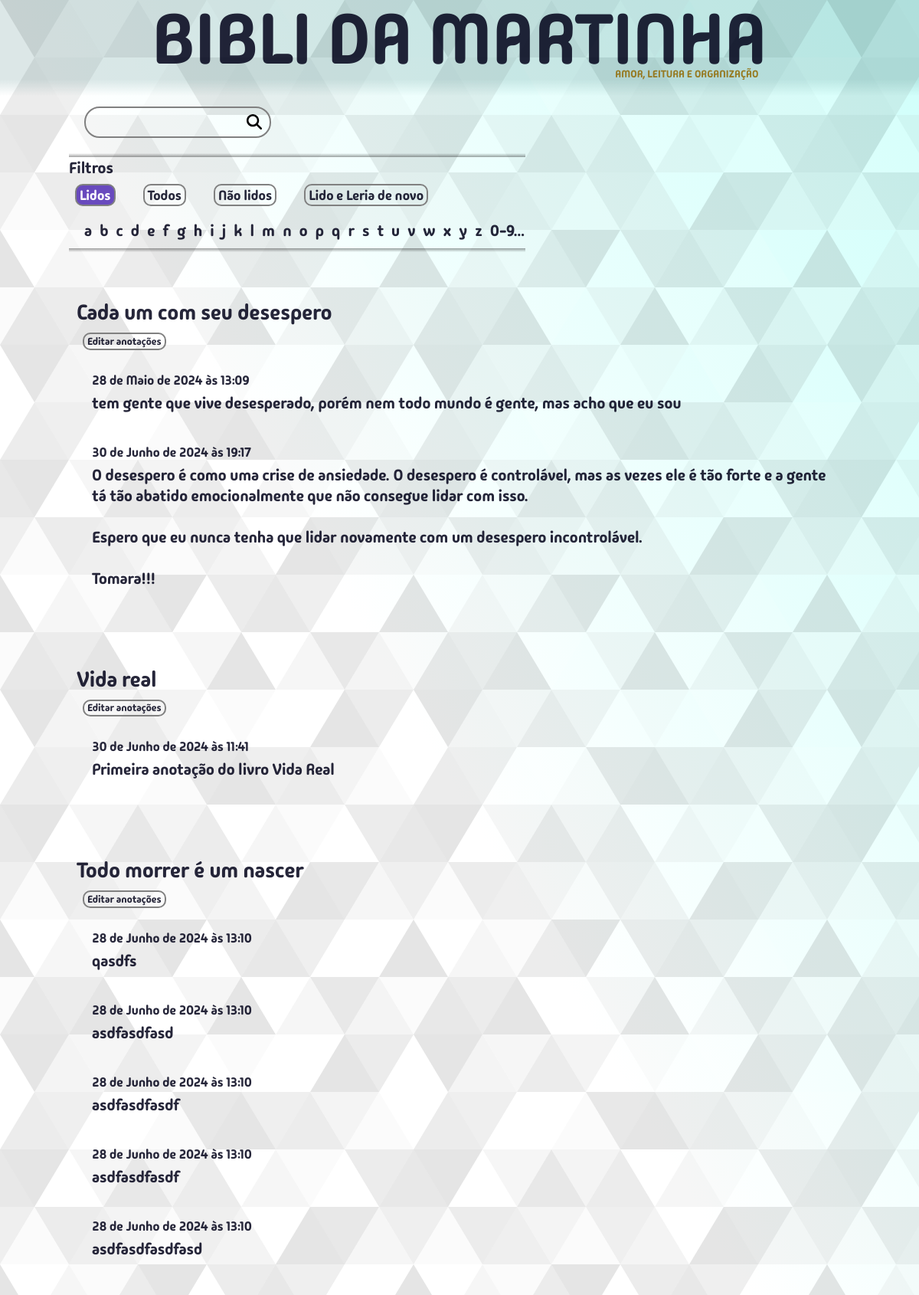
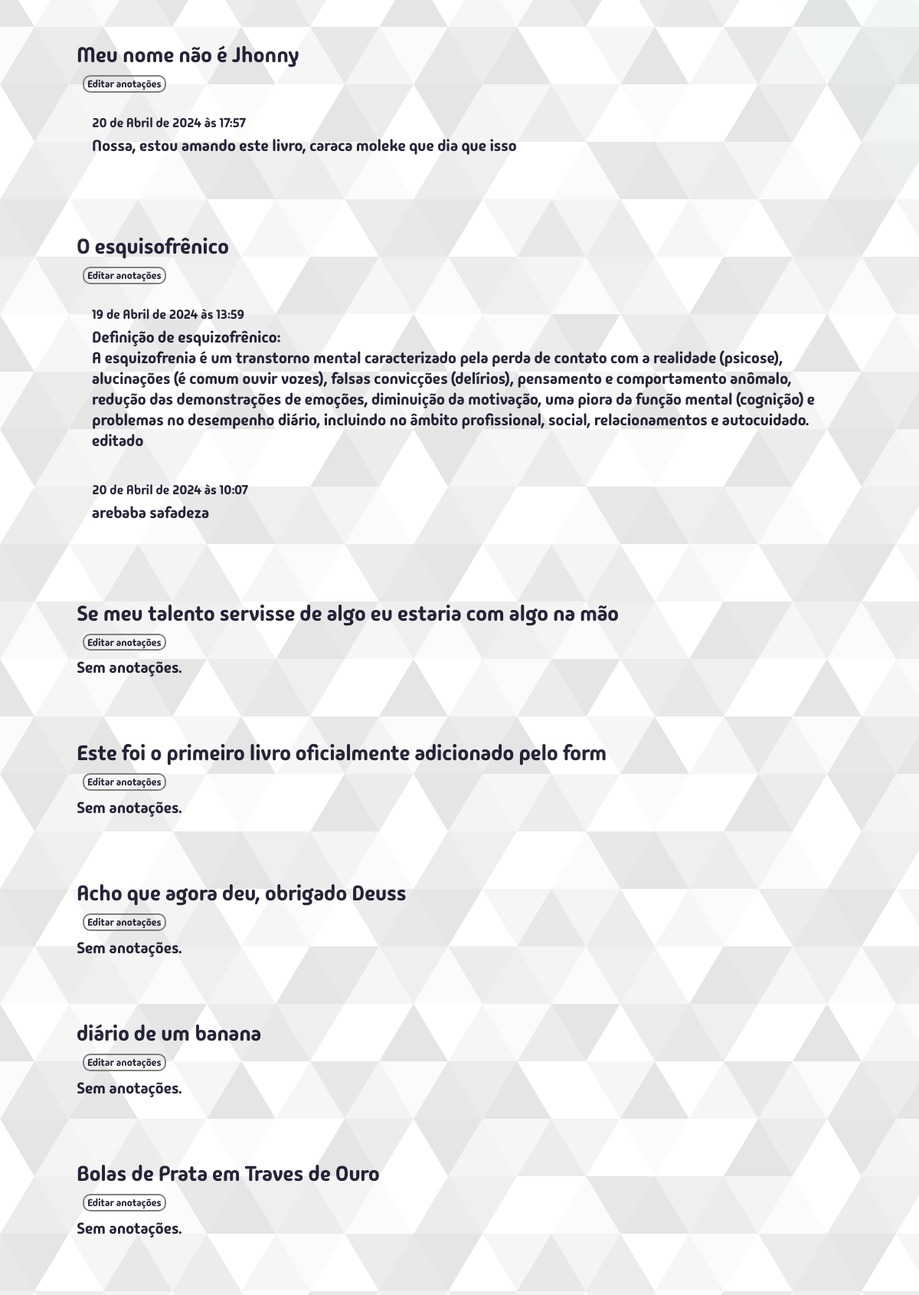
Page /minhasanotacoes/lidos/ (upper part) on the committed database (2 pictures, top to bottom).
### bibm/models.py (models this page shows, shortened)
class Livro(models.Model):
    titulo = models.CharField(max_length=300, unique=True)
    editora = models.CharField(max_length=300, blank=True, null=True)
    autor = models.ForeignKey(Autor, on_delete=models.SET_DEFAULT, default=1)
    genero = models.ForeignKey(Genero, on_delete=models.SET_DEFAULT, default=1)
    tema = models.CharField(max_length=600, blank=True, null=True)
    lendo = models.BooleanField(default=False)
    lido = models.BooleanField(default=False)
    data_leitura = models.DateField(blank=True, null=True)
    leria_de_novo = models.BooleanField(default=False)
    notas = [(1,"1"),(2,"2"),(3,"3"),(4,"4"),(5,"5"),(6,"6"),(7,"7"),(8,"8"),(9,"9"),(10,"10")]
    classificacao = models.IntegerField(choices=notas, blank=True, null=True)
    endereco = models.ForeignKey(Endereco, on_delete=models.SET_NULL, blank=True, null=True)
    data_compra = models.DateField(null=True)
    regiao = models.ForeignKey(Regiao, on_delete=models.SET_DEFAULT, default=2)
    comentario = models.TextField(blank=True, null=True)
    planejamento = models.PositiveIntegerField(unique=True, blank=True, null=True)

class Anotacao(models.Model):
    livro = models.ForeignKey(Livro, on_delete=models.DO_NOTHING)
    data_inclusao = models.DateTimeField(auto_now_add=True)
    anotacao = models.TextField()

### bibm/views/views_anotacoes_historico.py (the view, shortened to what this page needs)
# urls.py: path("minhasanotacoes/<filtro>/", views.minhas_anotacoes, name="minhas_anotacoes"),
def minhas_anotacoes(request, filtro):
    termo_busca = request.GET.get("q", "").strip()
    ordem_alfabetica_lista = ["a","b","c","d","e","f","g","h","i","j","k","l","m","n","o","p",
                              "q","r","s","t","u","v","w","x","y","z","0-9..."]
    filtros = {
        "lidos": "Lidos",
        "todos": "Todos",
        "naolidos": "Não lidos",
        "lidoeleriadenovo": "Lido e Leria de novo"
    }
    if termo_busca == "":
        if filtro[:5] == "todos":
            meus_livros = Livro.objects.all().annotate(
                ultima_anotacao=Max("anotacao__data_inclusao")
            ).order_by("-ultima_anotacao")
            filtro_letra = filtro[5:]
            filtro = "todos"
        if filtro[:8] == "naolidos":
            meus_livros = Livro.objects.filter(lido=False).annotate(
                ultima_anotacao=Max("anotacao__data_inclusao")
            ).order_by("-ultima_anotacao")
            filtro_letra = filtro[8:]
            filtro = "naolidos"
        elif filtro[:5] == "lidos":
            meus_livros = Livro.objects.filter(lido=True).annotate(
                ultima_anotacao=Max("anotacao__data_inclusao")
            ).order_by("-ultima_anotacao")
            filtro_letra = filtro[5:]
            filtro = "lidos"
        elif filtro[:16] == "lidoeleriadenovo":
            meus_livros = Livro.objects.filter(lido=True, leria_de_novo=True).annotate(
                ultima_anotacao=Max("anotacao__data_inclusao")
            ).order_by("-ultima_anotacao")
            filtro_letra = filtro[16:]
            filtro = "lidoeleriadenovo"
    anotacoes = []
    for livro in meus_livros:
        anot = Anotacao.objects.filter(livro__id=livro.id)
        anotacoes.append((livro, anot))
    context = {
        "filtro": filtro,
        "caller": "minhas_anotacoes",
        "filtros": filtros,
        "ordem_alfabetica_lista": ordem_alfabetica_lista,
        "classe_btn":"btn-azul",
        "anotacoes_livros": anotacoes,
        "filtro_letra": filtro_letra,
    }
    return render(request, "bibm/pages/minhasAnotacoes.html", context)

### bibm/templates/bibm/pages/minhasAnotacoes.html
{% extends "bibm/estru.html" %}
{% load static %}
{% block content %}
  <div class="container-search-box">
    <form action="{% url 'bibm:minhas_anotacoes' 'lidos' %}" class="search-form caixa-de-pesquisa">
      <input type="search" class="search-input" name="q" value="{{ search_term }}" />
      <button type="submit" class="search-button lupa"><img src="{% static 'bibm/img/magnifying-glass-solid.svg' %}" alt="Lupa" /></button>
    </form>
  </div>
  {% include "bibm/partials/botoesFiltro.html" %}
  {% for anot_livro, anotacoes in anotacoes_livros %}
    <div class="anotacoes-livro-box">
      <div class="titulo-livro-anotacoes">{{anot_livro.titulo}}</div>
      <form action="{% url "bibm:add_anotacao" anot_livro.id %}" method="get">
        <button type="submit" class="btn-pequeno btn-verde">Editar anotações</button>
      </form>
      <div class="anotacoes-individuais-box">
        {% for anotacao in anotacoes %}
          <div class="anotacao-individual">
            <div class="anotacao-data">{{anotacao.data_inclusao}}</div>
            <div class="anotacao-anotacao">{{anotacao.anotacao}}</div>
          </div>
        {% empty %}
          Sem anotações.
        {% endfor %}
      </div>
    </div>
  {% empty %}
    Sem resultados
  {% endfor %}
{% endblock content %}

### bibm/static/bibm/css/estilos.css (style rules this page uses)
:root { --vermelho: 21; --verde: 95; --azul: 95; --cor-do-titulo: rgba(var(--vermelho), var(--verde), var(--azul), 0.15); --cod-do-titulo-bottom: rgba(var(--vermelho), var(--verde), var(--azul), 0); --azul-livro-atual: #4a9e9771; --verde-livro-atual: #07691c71; --vermelho-livro-atual: #b1432771; --cor-da-borda: gray; --recuo-padrao: calc(80vw + 2rem); --color-primary: #269fe6; --color-white: #fff; --color-escrita-padrao: rgba(0, 0, 24, 0.85); }
* { margin: 0; padding: 0; }
html { font-size: 62.5%; }
body { font-size: calc(1.2rem + 0.7vw); overflow: hidden auto; }
button { position: inherit; border: none; font-family: inherit; background: none; color: inherit; }

### bibm/static/bibm/css/searchBox.css (style rules this page uses)
.container-search-box { margin: 0 auto; margin-bottom: 2rem; width: var(--recuo-padrao); }
.search-form { border: 2px solid var(--cor-da-borda); min-width: 19.5rem; width: 20vw; border-radius: 20px; position: relative; transition: all 300ms ease-in-out; }
.search-input, .search-button { border: none; background: none; outline: none; padding: 1rem; transition: all 300ms ease-in-out; font-family: inherit; }
.search-button img { width: 2rem; }
.search-button { position: absolute; top: -.2rem; right: 0; }
.search-input { width: 100%; padding-right: 3rem; }

### bibm/static/bibm/css/botoes.css (style rules this page uses)
.btn-pequeno { position: relative; place-self: center; border: .2rem solid var(--cor-da-borda); width: fit-content; height: fit-content; border-radius: 1rem; font-family: inherit; font-size: calc(.6rem + .6vw); transition: all 300ms ease-in-out; padding: .09rem .4rem; margin: 0.8rem; }

### bibm/static/bibm/css/anotacoesHistorico.css (style rules this page uses)
.titulo-livro-anotacoes { font-size: calc(1.8rem + 0.8vw); }
.anotacoes-livro-box { padding: 4rem; }
.anotacoes-individuais-box { display: flex; flex-flow: column; }
.anotacao-individual { padding: 2rem; }
.anotacao-data { font-size: calc(1.2rem + 0.4vw); padding-bottom: .5rem; }
.anotacao-anotacao { white-space: pre-wrap; }

### rows in the picture
Livro: titulo "Cada um com seu desespero"
Anotacao: data_inclusao "28 de Maio de 2024 às 13:09", anotacao "tem gente que vive desesperado, porém nem todo mundo é gente, mas acho que eu sou"
Anotacao: data_inclusao "30 de Junho de 2024 às 19:17", anotacao "O desespero é como uma crise de ansiedade. O desespero é controlável, mas as vezes ele é tão forte e a gente tá tão abatido emocionalmente que não consegue lidar com isso. Espero que eu nunca tenha que lidar novamente com um desespero incontrolável. Tomara!!!"
Livro: titulo "Vida real"
Anotacao: data_inclusao "30 de Junho de 2024 às 11:41", anotacao "Primeira anotação do livro Vida Real"
Livro: titulo "Todo morrer é um nascer"
Anotacao: data_inclusao "28 de Junho de 2024 às 13:10", anotacao "qasdfs"
Anotacao: data_inclusao "28 de Junho de 2024 às 13:10", anotacao "asdfasdfasd"
Anotacao: data_inclusao "28 de Junho de 2024 às 13:10", anotacao "asdfasdfasdf"
Anotacao: data_inclusao "28 de Junho de 2024 às 13:10", anotacao "asdfasdfasdf"
Anotacao: data_inclusao "28 de Junho de 2024 às 13:10", anotacao "asdfasdfasdfasd"
Livro: titulo "Meu nome não é Jhonny"
Anotacao: data_inclusao "20 de Abril de 2024 às 17:57", anotacao "Nossa, estou amando este livro, caraca moleke que dia que isso"
Livro: titulo "O esquisofrênico"
Anotacao: data_inclusao "19 de Abril de 2024 às 13:59", anotacao "Definição de esquizofrênico: A esquizofrenia é um transtorno mental caracterizado pela perda de contato com a realidade (psicose), alucinações (é comum ouvir vozes), falsas convicções (delírios), pensamento e comportamento anômalo, redução das demonstrações de emoções, diminuição da motivação, uma piora da função mental (cognição) e problemas no desempenho diário, incluindo no âmbito profissional, social, relacionamentos e autocuidado. editado"
Anotacao: data_inclusao "20 de Abril de 2024 às 10:07", anotacao "arebaba safadeza"
Livro: titulo "Se meu talento servisse de algo eu estaria com algo na mão"
Livro: titulo "Este foi o primeiro livro oficialmente adicionado pelo form"
Livro: titulo "Acho que agora deu, obrigado Deuss"
Livro: titulo "diário de um banana"
Livro: titulo "Bolas de Prata em Traves de Ouro"

### other values in the picture
{{ fil_valor }} "Lidos"
{{ fil_valor }} "Todos" "Não lidos" "Lido e Leria de novo"
{{ letra }} "a" "b" "c" "d" "e" "f" "g" "h" "i" "j" "k" "l" "m" "n" "o" "p" "q" "r" "s" "t" "u" "v" "w" "x" "y" "z" "0-9..."
